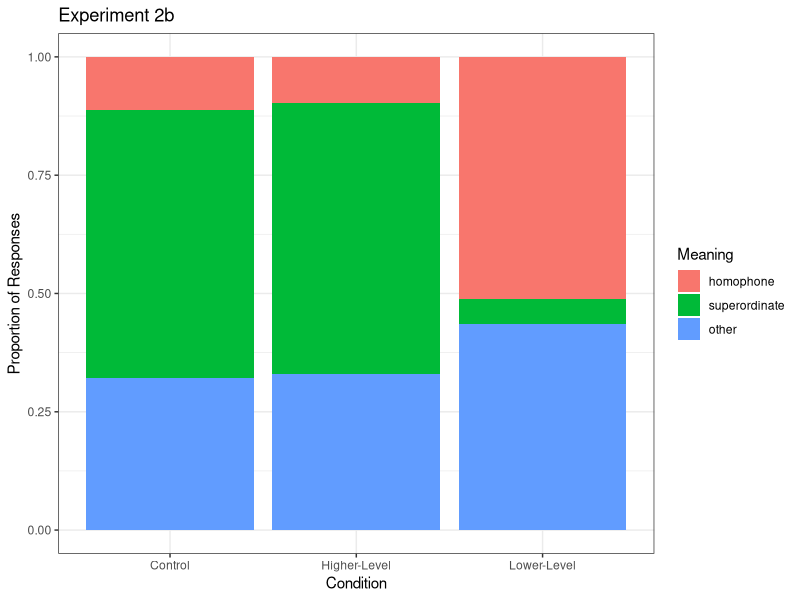

The R source for this figure:
library(tidyverse)
library(lmerTest)
library(emmeans)

# read in data
data <- read_csv("exp2b_data.csv")

# sample size
data %>% 
  group_by(condition) %>%
  summarise(n = n_distinct(id))

# summary
data_summary <- data  %>% 
  group_by(condition) %>%
  summarise(homophone = mean(homo), superordinate = mean(general_cat), other = mean(others)) %>%
  pivot_longer(homophone:other, names_to = "Meaning", values_to = "percent") %>%
  ungroup()

#visualization
data_summary$Meaning <- factor(data_summary$Meaning, levels = c("homophone", "superordinate", "other"))

data_summary %>%
  ggplot(aes(fill = Meaning, y = percent, x = condition)) + 
  geom_bar(position="fill", stat = "identity") +
  theme_bw() +
  ylab("") +
  xlab("Condition") +
  ggtitle("Experiment 2b") +
  ylab("Proportion of Responses")

# make factors
data <- data %>%
  mutate(
    condition = factor(condition, 
                       levels = c("Control", "Higher-Level", "Lower-Level")),
    word = factor(word),
    id = factor(id)
  )

# simple coding
c3 <- contr.treatment(3)
coding3 <- matrix(rep(1/3, 6), ncol = 2)
simple3 <- c3-coding3
contrasts(data$condition) <- simple3

# modeling: homophone responses
homophone_null <- glmer(homo ~ 1 + (1|word) + (1|id),
                        data = data, 
                        family="binomial") 

homophone_condition <- update(homophone_null, .~. + condition)

anova(homophone_null, homophone_condition)

summary(homophone_condition)

emm_homophone = emmeans(homophone_condition, specs =  pairwise ~ condition, type = "response")
emm_homophone

# compare to chance level
homo_chance <- data %>%
  group_by(condition) %>%
  summarise(
    n = sum(!is.na(homo)),
    homo_n = sum(homo, na.rm = TRUE),
    homo_prop = mean(homo, na.rm = TRUE),
    p_value = binom.test(
      homo_n,
      n,
      p = 1/64,
      alternative = "two.sided"
    )$p.value
  )

homo_chance

# modeling: superordinate responses
super_null <- glmer(general_cat ~ 1 + (1|word) + (1|id),
                    data = data, 
                    family="binomial") 

super_condition <- update(super_null, .~. + condition)

anova(super_null, super_condition)

summary(super_condition)

emm_superordinate = emmeans(super_condition, specs =  pairwise ~ condition, type = "response")
emm_superordinate

# compare to chance level
general_chance <- data %>%
  group_by(condition) %>%
  summarise(
    n = sum(!is.na(general_cat)),
    general_n = sum(general_cat, na.rm = TRUE),
    general_prop = mean(general_cat, na.rm = TRUE),
    p_value = binom.test(
      general_n,
      n,
      p = 1/64,
      alternative = "two.sided"
    )$p.value
  )

general_chance
